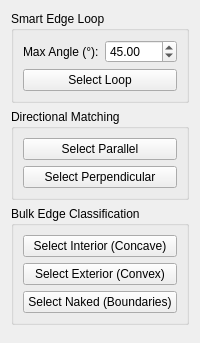
<?xml version="1.0" encoding="UTF-8"?>
<ui version="4.0">
 <class>TaskPanel</class>
 <widget class="QWidget" name="TaskPanel">
  <layout class="QVBoxLayout">
   <item>
    <widget class="QGroupBox" name="groupBox">
     <property name="title"><string>Smart Edge Loop</string></property>
     <layout class="QVBoxLayout">
      <item>
       <layout class="QFormLayout">
        <item row="0" column="0"><widget class="QLabel"><property name="text"><string>Max Angle (°):</string></property></widget></item>
        <item row="0" column="1"><widget class="QDoubleSpinBox" name="tolerance_spin"><property name="value"><double>45.0</double></property></widget></item>
       </layout>
      </item>
      <item><widget class="QPushButton" name="btn_select"><property name="text"><string>Select Loop</string></property></widget></item>
     </layout>
    </widget>
   </item>
   <item>
    <widget class="QGroupBox" name="groupBox_2">
     <property name="title"><string>Directional Matching</string></property>
     <layout class="QVBoxLayout">
      <item><widget class="QPushButton" name="btn_para"><property name="text"><string>Select Parallel</string></property></widget></item>
      <item><widget class="QPushButton" name="btn_perp"><property name="text"><string>Select Perpendicular</string></property></widget></item>
     </layout>
    </widget>
   </item>
   <item>
    <widget class="QGroupBox" name="groupBox_3">
     <property name="title"><string>Bulk Edge Classification</string></property>
     <layout class="QVBoxLayout">
      <item><widget class="QPushButton" name="btn_in"><property name="text"><string>Select Interior (Concave)</string></property></widget></item>
      <item><widget class="QPushButton" name="btn_out"><property name="text"><string>Select Exterior (Convex)</string></property></widget></item>
      <item><widget class="QPushButton" name="btn_bound"><property name="text"><string>Select Naked (Boundaries)</string></property></widget></item>
     </layout>
    </widget>
   </item>
   <item><spacer><property name="orientation"><enum>Qt::Vertical</enum></property></spacer></item>
  </layout>
 </widget>
</ui>
